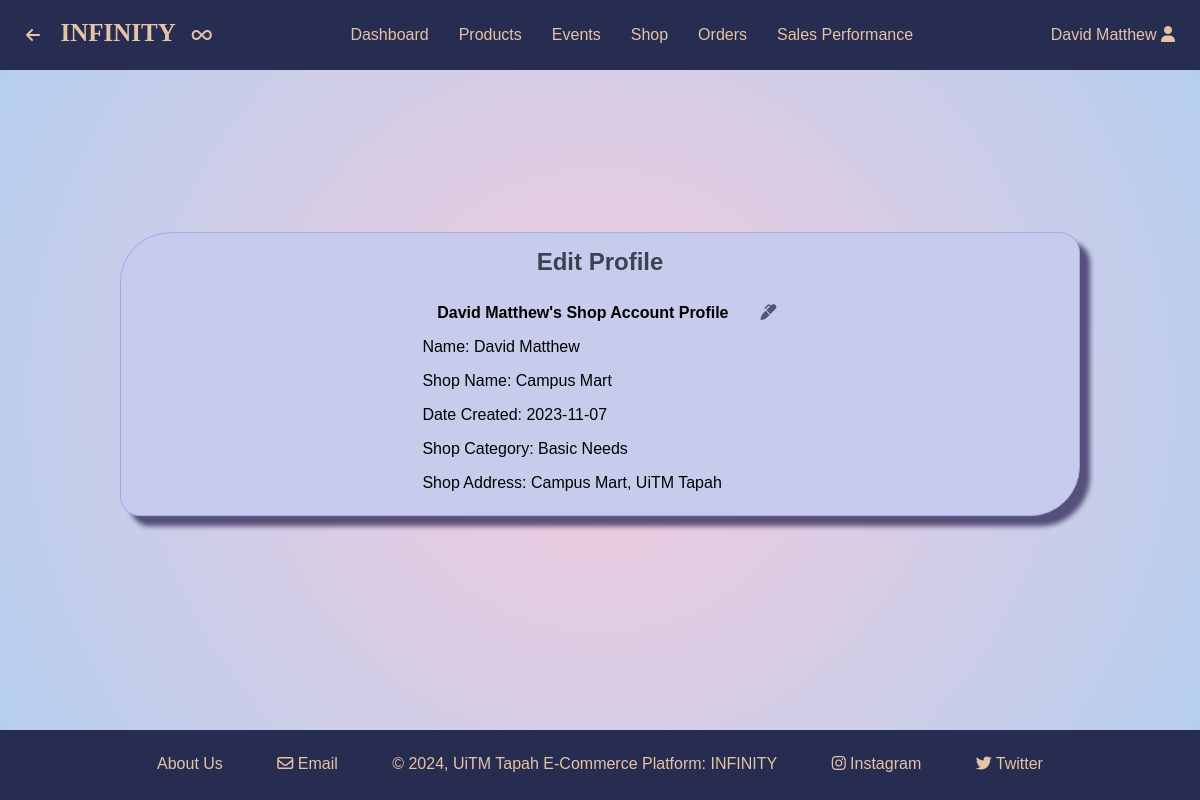
/seller/sellerIndex.php?page=../SellerDashboard/shopAccount&sellerID=2021990298 (signed in), run on the app's committed database.
### tables this page shows
CREATE TABLE `sellers` (
  `sellerID` int(11) NOT NULL,
  `sellerName` varchar(100) NOT NULL,
  `sellerCategory` varchar(10) DEFAULT NULL,
  `sellerFaculty` varchar(25) DEFAULT NULL,
  `sellerCourse` varchar(25) DEFAULT NULL,
  `sellerAddress` varchar(100) DEFAULT NULL,
  `sellerPnum` varchar(20) DEFAULT NULL,
  `sellerEmail` varchar(50) DEFAULT NULL,
  `password` varchar(255) DEFAULT NULL,
  `token` varchar(100) DEFAULT NULL,
  `shopName` varchar(100) DEFAULT NULL,
  `shopCreated` date DEFAULT curdate(),
  `shopCategory` varchar(50) DEFAULT NULL,
  `sellerPicturePath` varchar(255) DEFAULT NULL
);

### seller/sellerIndex.php (called while the page is built, shortened)
<?php
include 'sellerFunction.php';
    $page = isset($_GET['page']) && file_exists($_GET['page'] . '.php') ? $_GET['page'] : 'home';
    include $page . '.php';
?>

### SellerDashboard/shopAccount.php (the view, shortened to what this page needs)
<?= template_header('Shop Profile') ?>
<?php
if (isset($_GET['sellerID'])) {
    $stmt = $conn->prepare('SELECT * FROM sellers WHERE sellerID = ?');
    $stmt->bind_param('i', $_GET['sellerID']);
    $stmt->execute();
    $result = $stmt->get_result();
    $seller = $result->fetch_assoc();
} else {
    exit('Seller does not exist!');
}
$sellerName =  $_SESSION['sellerName'];
?>
<div class="content-wrapper">
    <div class="profile_display">
        <h2>Edit Profile</h2>
        <table>
            <tr>
                <th><?php echo $sellerName ?>'s Shop Account Profile</th>
                <th><i class="fas fa-marker" onclick="openForm()"></i></th>
            </tr>
            <tr>
                <td>Name: <?= $seller['sellerName'] ?></td>
            </tr>
            <tr>
                <td>Shop Name: <?= $seller['shopName'] ?></td>
            </tr>
            <tr>
                <td>Date Created: <?= $seller['shopCreated'] ?></td>
            </tr>
            <tr>
                <td>Shop Category: <?= $seller['shopCategory'] ?></td>
            </tr>
            <tr>
                <td>Shop Address: <?= $seller['sellerAddress'] ?></td>
            </tr>
        </table>
    </div>
</div>
<?= template_footer() ?>

### css/styling2.css (style rules this page uses)
* { margin: 0; padding: 0; box-sizing: border-box; font-family: Arial, Helvetica, sans-serif; }
:root { --primary-bg-color: #e5c3a6; --primary-text-color: #7c81ad; --secondary-bg-color: #4b527e; --table-border-color: #4b527e; --sign-in-sign-up-gold: #ffd700; --sign-in-sign-up-darkpurple: #272c51; }
html { height: 100%; }
body { position: relative; min-height: 100%; margin: 0; padding-bottom: 70px; background: rgb(238, 174, 202); background: radial-gradient( circle, rgba(238, 174, 202, 0.6448704481792717) 0%, rgba(148, 187, 233, 0.7120973389355743) 100% ); }
h1, h2, h3, h4, h5 { color: #394352; text-align: center; padding-bottom: 20px; }
.content-wrapper { width: 1050px; margin: 0 auto; }
.box-event table, td { padding: 10px; }
.profile_display { position: absolute; left: 50%; top: 45%; transform: translate(-50%, -45%); width: 80%; height: auto; padding: 15px; border-radius: 50px 20px; border: 0.1px solid #a0a8e5; background-color: #c8ccec; box-shadow: 10px 10px 5px rgba(24, 13, 66, 0.655); }
.profile_display table { margin: auto; width: 40%; border-collapse: collapse; padding: 5px; }
.profile_display td, th { padding: 8px; }
.profile_display i { cursor: pointer; color: #54547a; }

### data on the page
sellers: sellerName "David Matthew", shopName "Campus Mart", shopCreated "2023-11-07", shopCategory "Basic Needs", sellerAddress "Campus Mart, UiTM Tapah"

### other printed values
$sellerName "David Matthew"
